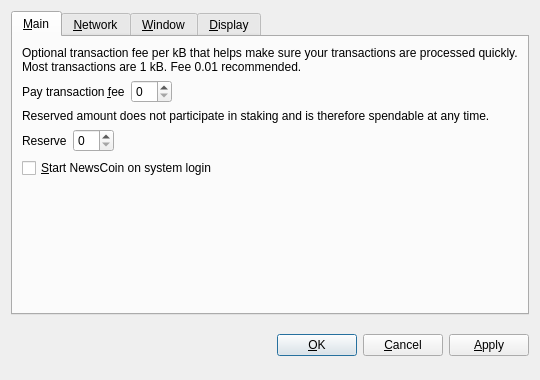
<?xml version="1.0" encoding="UTF-8"?>
<ui version="4.0">
 <class>OptionsDialog</class>
 <widget class="QDialog" name="OptionsDialog">
  <property name="geometry">
   <rect>
    <x>0</x>
    <y>0</y>
    <width>540</width>
    <height>380</height>
   </rect>
  </property>
  <property name="windowTitle">
   <string>Options</string>
  </property>
  <property name="modal">
   <bool>true</bool>
  </property>
  <layout class="QVBoxLayout" name="verticalLayout">
   <item>
    <widget class="QTabWidget" name="tabWidget">
     <property name="tabPosition">
      <enum>QTabWidget::North</enum>
     </property>
     <property name="currentIndex">
      <number>0</number>
     </property>
     <widget class="QWidget" name="tabMain">
      <attribute name="title">
       <string>&amp;Main</string>
      </attribute>
      <layout class="QVBoxLayout" name="verticalLayout_Main">
       <item>
        <widget class="QLabel" name="transactionFeeInfoLabel">
         <property name="text">
          <string>Optional transaction fee per kB that helps make sure your transactions are processed quickly. Most transactions are 1 kB. Fee 0.01 recommended.</string>
         </property>
         <property name="textFormat">
          <enum>Qt::PlainText</enum>
         </property>
         <property name="wordWrap">
          <bool>true</bool>
         </property>
        </widget>
       </item>
       <item>
        <layout class="QHBoxLayout" name="horizontalLayoutFee">
         <item>
          <widget class="QLabel" name="transactionFeeLabel">
           <property name="text">
            <string>Pay transaction &amp;fee</string>
           </property>
           <property name="textFormat">
            <enum>Qt::PlainText</enum>
           </property>
           <property name="buddy">
            <cstring>transactionFee</cstring>
           </property>
          </widget>
         </item>
         <item>
          <widget class="BitcoinAmountField" name="transactionFee"/>
         </item>
         <item>
          <spacer name="horizontalSpacerFee">
           <property name="orientation">
            <enum>Qt::Horizontal</enum>
           </property>
           <property name="sizeHint" stdset="0">
            <size>
             <width>40</width>
             <height>20</height>
            </size>
           </property>
          </spacer>
         </item>
        </layout>
       </item>
       <item>
        <widget class="QLabel" name="reserveBalanceInfoLabel">
         <property name="text">
          <string>Reserved amount does not participate in staking and is therefore spendable at any time.</string>
         </property>
         <property name="textFormat">
          <enum>Qt::PlainText</enum>
         </property>
         <property name="wordWrap">
          <bool>true</bool>
         </property>
        </widget>
       </item>
       <item>
        <layout class="QHBoxLayout" name="horizontalLayoutReserveBalance">
         <item>
          <widget class="QLabel" name="reserveBalanceLabel">
           <property name="text">
            <string>Reserve</string>
           </property>
           <property name="textFormat">
            <enum>Qt::PlainText</enum>
           </property>
           <property name="buddy">
            <cstring>reserveBalance</cstring>
           </property>
          </widget>
         </item>
         <item>
          <widget class="BitcoinAmountField" name="reserveBalance"/>
         </item>
         <item>
          <spacer name="horizontalSpacerReserveBalance">
           <property name="orientation">
            <enum>Qt::Horizontal</enum>
           </property>
           <property name="sizeHint" stdset="0">
            <size>
             <width>40</width>
             <height>20</height>
            </size>
           </property>
          </spacer>
         </item>
        </layout>
       </item>
       <item>
        <widget class="QCheckBox" name="bitcoinAtStartup">
         <property name="toolTip">
          <string>Automatically start NewsCoin after logging in to the system.</string>
         </property>
         <property name="text">
          <string>&amp;Start NewsCoin on system login</string>
         </property>
        </widget>
       </item>
       <item>
        <spacer name="verticalSpacer_Main">
         <property name="orientation">
          <enum>Qt::Vertical</enum>
         </property>
         <property name="sizeHint" stdset="0">
          <size>
           <width>20</width>
           <height>40</height>
          </size>
         </property>
        </spacer>
       </item>
      </layout>
     </widget>
     <widget class="QWidget" name="tabNetwork">
      <attribute name="title">
       <string>&amp;Network</string>
      </attribute>
      <layout class="QVBoxLayout" name="verticalLayout_Network">
       <item>
        <widget class="QCheckBox" name="mapPortUpnp">
         <property name="toolTip">
          <string>Automatically open the NewsCoin client port on the router. This only works when your router supports UPnP and it is enabled.</string>
         </property>
         <property name="text">
          <string>Map port using &amp;UPnP</string>
         </property>
        </widget>
       </item>
       <item>
        <widget class="QCheckBox" name="connectSocks">
         <property name="toolTip">
          <string>Connect to the NewsCoin network through a SOCKS proxy (e.g. when connecting through Tor).</string>
         </property>
         <property name="text">
          <string>&amp;Connect through SOCKS proxy:</string>
         </property>
        </widget>
       </item>
       <item>
        <layout class="QHBoxLayout" name="horizontalLayout_Network">
         <item>
          <widget class="QLabel" name="proxyIpLabel">
           <property name="text">
            <string>Proxy &amp;IP:</string>
           </property>
           <property name="textFormat">
            <enum>Qt::PlainText</enum>
           </property>
           <property name="buddy">
            <cstring>proxyIp</cstring>
           </property>
          </widget>
         </item>
         <item>
          <widget class="QValidatedLineEdit" name="proxyIp">
           <property name="maximumSize">
            <size>
             <width>140</width>
             <height>16777215</height>
            </size>
           </property>
           <property name="toolTip">
            <string>IP address of the proxy (e.g. 127.0.0.1)</string>
           </property>
          </widget>
         </item>
         <item>
          <widget class="QLabel" name="proxyPortLabel">
           <property name="text">
            <string>&amp;Port:</string>
           </property>
           <property name="textFormat">
            <enum>Qt::PlainText</enum>
           </property>
           <property name="buddy">
            <cstring>proxyPort</cstring>
           </property>
          </widget>
         </item>
         <item>
          <widget class="QLineEdit" name="proxyPort">
           <property name="maximumSize">
            <size>
             <width>55</width>
             <height>16777215</height>
            </size>
           </property>
           <property name="toolTip">
            <string>Port of the proxy (e.g. 9050)</string>
           </property>
          </widget>
         </item>
         <item>
          <widget class="QLabel" name="socksVersionLabel">
           <property name="text">
            <string>SOCKS &amp;Version:</string>
           </property>
           <property name="textFormat">
            <enum>Qt::PlainText</enum>
           </property>
           <property name="buddy">
            <cstring>socksVersion</cstring>
           </property>
          </widget>
         </item>
         <item>
          <widget class="QValueComboBox" name="socksVersion">
           <property name="toolTip">
            <string>SOCKS version of the proxy (e.g. 5)</string>
           </property>
          </widget>
         </item>
         <item>
          <spacer name="horizontalSpacer_Network">
           <property name="orientation">
            <enum>Qt::Horizontal</enum>
           </property>
           <property name="sizeHint" stdset="0">
            <size>
             <width>40</width>
             <height>20</height>
            </size>
           </property>
          </spacer>
         </item>
        </layout>
       </item>
       <item>
        <spacer name="verticalSpacer_Network">
         <property name="orientation">
          <enum>Qt::Vertical</enum>
         </property>
         <property name="sizeHint" stdset="0">
          <size>
           <width>20</width>
           <height>40</height>
          </size>
         </property>
        </spacer>
       </item>
      </layout>
     </widget>
     <widget class="QWidget" name="tabWindow">
      <attribute name="title">
       <string>&amp;Window</string>
      </attribute>
      <layout class="QVBoxLayout" name="verticalLayout_Window">
       <item>
        <widget class="QCheckBox" name="minimizeToTray">
         <property name="toolTip">
          <string>Show only a tray icon after minimizing the window.</string>
         </property>
         <property name="text">
          <string>&amp;Minimize to the tray instead of the taskbar</string>
         </property>
        </widget>
       </item>
       <item>
        <widget class="QCheckBox" name="minimizeOnClose">
         <property name="toolTip">
          <string>Minimize instead of exit the application when the window is closed. When this option is enabled, the application will be closed only after selecting Quit in the menu.</string>
         </property>
         <property name="text">
          <string>M&amp;inimize on close</string>
         </property>
        </widget>
       </item>
       <item>
        <spacer name="verticalSpacer_Window">
         <property name="orientation">
          <enum>Qt::Vertical</enum>
         </property>
         <property name="sizeHint" stdset="0">
          <size>
           <width>20</width>
           <height>40</height>
          </size>
         </property>
        </spacer>
       </item>
      </layout>
     </widget>
     <widget class="QWidget" name="tabDisplay">
      <attribute name="title">
       <string>&amp;Display</string>
      </attribute>
      <layout class="QVBoxLayout" name="verticalLayout_Display">
       <item>
        <layout class="QHBoxLayout" name="horizontalLayout_1_Display">
         <item>
          <widget class="QLabel" name="langLabel">
           <property name="text">
            <string>User Interface &amp;language:</string>
           </property>
           <property name="textFormat">
            <enum>Qt::PlainText</enum>
           </property>
           <property name="buddy">
            <cstring>lang</cstring>
           </property>
          </widget>
         </item>
         <item>
          <widget class="QValueComboBox" name="lang">
           <property name="toolTip">
            <string>The user interface language can be set here. This setting will take effect after restarting NewsCoin.</string>
           </property>
          </widget>
         </item>
        </layout>
       </item>
       <item>
        <layout class="QHBoxLayout" name="horizontalLayout_2_Display">
         <item>
          <widget class="QLabel" name="unitLabel">
           <property name="text">
            <string>&amp;Unit to show amounts in:</string>
           </property>
           <property name="textFormat">
            <enum>Qt::PlainText</enum>
           </property>
           <property name="buddy">
            <cstring>unit</cstring>
           </property>
          </widget>
         </item>
         <item>
          <widget class="QValueComboBox" name="unit">
           <property name="toolTip">
            <string>Choose the default subdivision unit to show in the interface and when sending coins.</string>
           </property>
          </widget>
         </item>
        </layout>
       </item>
       <item>
        <widget class="QCheckBox" name="displayAddresses">
         <property name="toolTip">
          <string>Whether to show NewsCoin addresses in the transaction list or not.</string>
         </property>
         <property name="text">
          <string>&amp;Display addresses in transaction list</string>
         </property>
        </widget>
       </item>
       <item>
        <widget class="QCheckBox" name="coinControlFeatures">
         <property name="toolTip">
          <string>Whether to show coin control features or not.</string>
         </property>
         <property name="text">
          <string>Display coin &amp;control features (experts only!)</string>
         </property>
        </widget>
       </item>
       <item>
        <spacer name="verticalSpacer_Display">
         <property name="orientation">
          <enum>Qt::Vertical</enum>
         </property>
         <property name="sizeHint" stdset="0">
          <size>
           <width>20</width>
           <height>40</height>
          </size>
         </property>
        </spacer>
       </item>
      </layout>
     </widget>
    </widget>
   </item>
   <item>
    <layout class="QHBoxLayout" name="horizontalLayout_Buttons">
     <item>
      <spacer name="horizontalSpacer_1">
       <property name="orientation">
        <enum>Qt::Horizontal</enum>
       </property>
       <property name="sizeHint" stdset="0">
        <size>
         <width>40</width>
         <height>48</height>
        </size>
       </property>
      </spacer>
     </item>
     <item>
      <widget class="QLabel" name="statusLabel">
       <property name="font">
        <font>
         <weight>75</weight>
         <bold>true</bold>
        </font>
       </property>
       <property name="text">
        <string/>
       </property>
       <property name="textFormat">
        <enum>Qt::PlainText</enum>
       </property>
       <property name="wordWrap">
        <bool>true</bool>
       </property>
      </widget>
     </item>
     <item>
      <spacer name="horizontalSpacer_2">
       <property name="orientation">
        <enum>Qt::Horizontal</enum>
       </property>
       <property name="sizeHint" stdset="0">
        <size>
         <width>40</width>
         <height>48</height>
        </size>
       </property>
      </spacer>
     </item>
     <item>
      <widget class="QPushButton" name="okButton">
       <property name="text">
        <string>&amp;OK</string>
       </property>
      </widget>
     </item>
     <item>
      <widget class="QPushButton" name="cancelButton">
       <property name="text">
        <string>&amp;Cancel</string>
       </property>
       <property name="autoDefault">
        <bool>false</bool>
       </property>
      </widget>
     </item>
     <item>
      <widget class="QPushButton" name="applyButton">
       <property name="text">
        <string>&amp;Apply</string>
       </property>
       <property name="autoDefault">
        <bool>false</bool>
       </property>
      </widget>
     </item>
    </layout>
   </item>
  </layout>
 </widget>
 <customwidgets>
  <customwidget>
   <class>BitcoinAmountField</class>
   <extends>QSpinBox</extends>
   <header>bitcoinamountfield.h</header>
  </customwidget>
  <customwidget>
   <class>QValueComboBox</class>
   <extends>QComboBox</extends>
   <header>qvaluecombobox.h</header>
  </customwidget>
  <customwidget>
   <class>QValidatedLineEdit</class>
   <extends>QLineEdit</extends>
   <header>qvalidatedlineedit.h</header>
  </customwidget>
 </customwidgets>
 <resources/>
 <connections/>
</ui>
